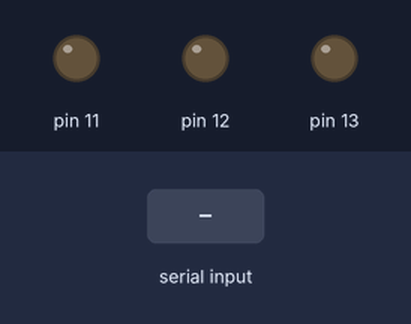
A sketch run on a simulated Arduino Uno, built with avr-gcc and run on an emulated ATmega328P. Parts: output pins drawn as LEDs (lit = HIGH). The inputs (shaded band) are chosen by the test bench.

Above: at 1.2 s.
1.3 s: "r" received over Serial
At 2.5 s:
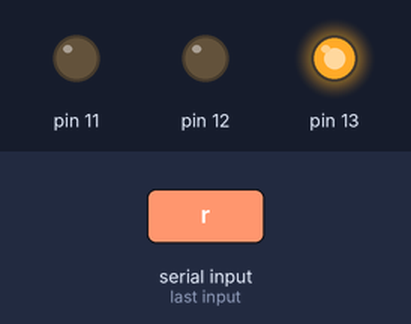
2.8 s: "y" received over Serial
At 3.6 s:
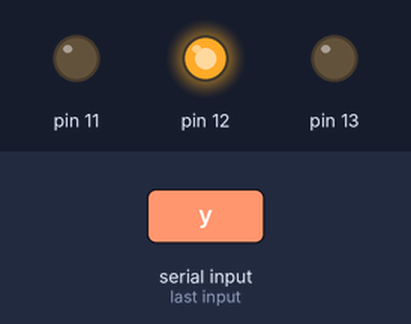
4.3 s: "g" received over Serial
At 4.8 s:
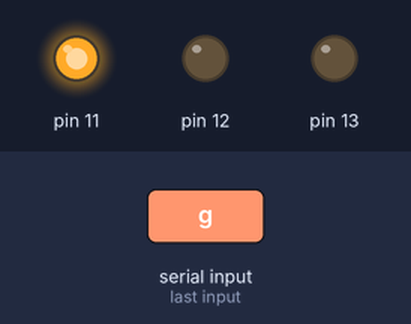
Timing chart, 0 to 7.3 s (numbered marks = the images above; inputs shaded):
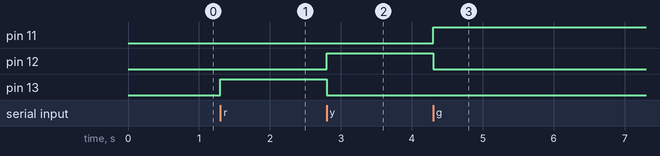

The sketch:

ArduinoProdutividade.ino
```cpp
byte byteRead;

void setup() {
  // put your setup code here, to run once:
  pinMode(13, OUTPUT);
  pinMode(12, OUTPUT);
  pinMode(11, OUTPUT);
  Serial.begin(9600);

}

void loop() {
  // put your main code here, to run repeatedly:
  if (Serial.available())
  {
    byteRead = Serial.read();
  }

  if (byteRead =='r'){
    digitalWrite(13, HIGH);
    digitalWrite(12, LOW);
    digitalWrite(11, LOW);
  }
  else if(byteRead =='y'){
    digitalWrite(13, LOW);
    digitalWrite(12, HIGH);
    digitalWrite(11, LOW);
  }
  else if(byteRead =='g'){
    digitalWrite(13, LOW);
    digitalWrite(12, LOW);
    digitalWrite(11, HIGH);
  }

}
```

Measured:
- after the input at 1.3 s, pin 13: LOW → HIGH at once
- after the input at 2.8 s, pin 12: LOW → HIGH at once; pin 13: HIGH → LOW at once
- after the input at 4.3 s, pin 11: LOW → HIGH at once; pin 12: HIGH → LOW at once
